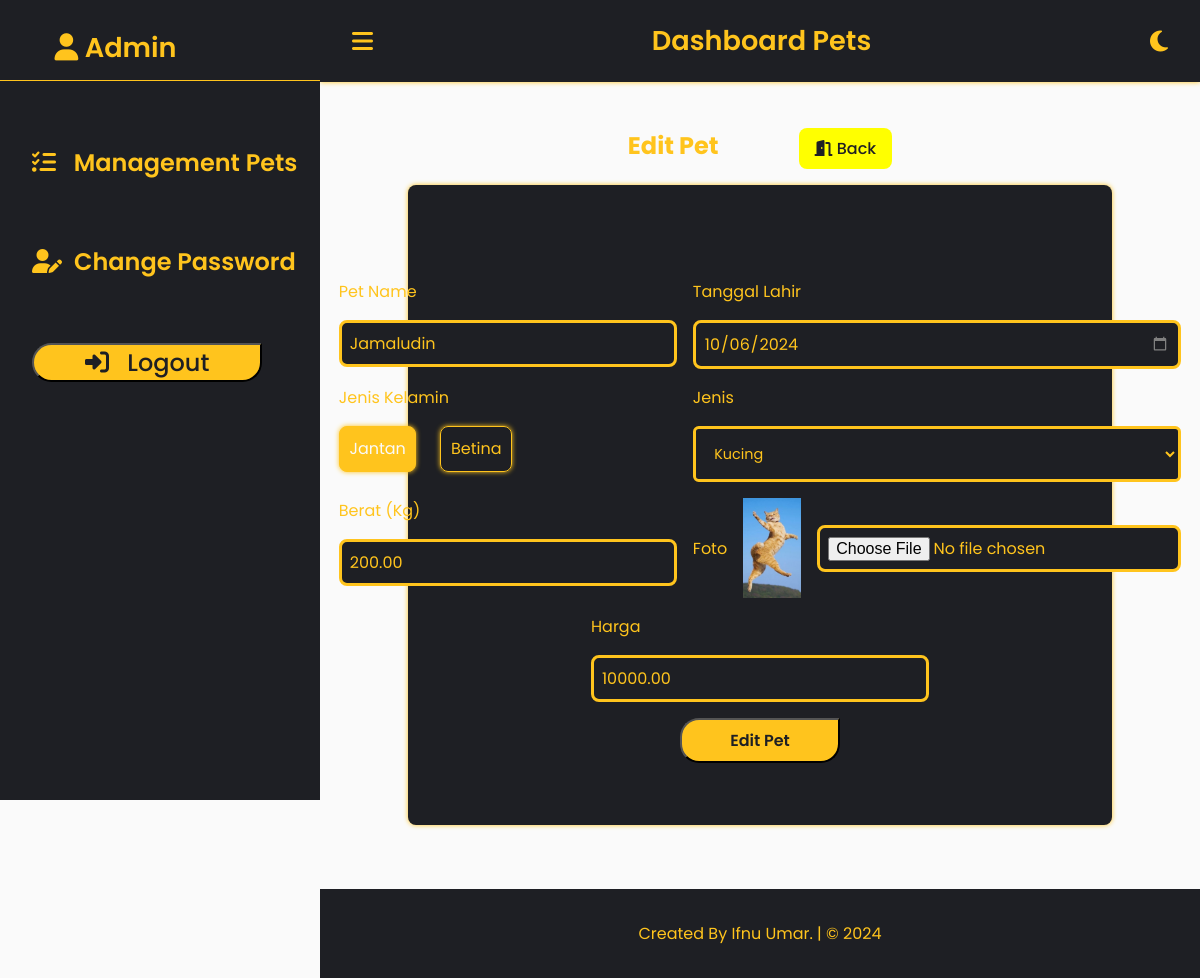
Page /edit_pet.php?id_pet=6 on the committed database.
### tables this page shows
CREATE TABLE `data_pet` (
  `id_pet` int(11) NOT NULL,
  `name_pet` varchar(50) NOT NULL,
  `jenis` enum('Anjing','Kucing','Bebek','Ular','Kura-kura','Unggas','Hamster','Kadal','Kapibara') NOT NULL,
  `jenis_kelamin` enum('Jantan','Betina') NOT NULL,
  `berat` decimal(10,2) NOT NULL,
  `tanggal_lahir` date NOT NULL,
  `path_poto` varchar(255) NOT NULL,
  `harga` decimal(10,2) NOT NULL
);

### config.php (called while the page is built, shortened)
<?php
$servername = "localhost";
$username = "root";
$password = "";
$dbname = "pets_shop";
$conn = mysqli_connect($servername, $username, $password, $dbname);
function getHewanById($id_pet) {
    global $conn;
    $sql = "SELECT * FROM data_pet WHERE id_pet = $id_pet";
    $result = mysqli_query($conn, $sql);
    return mysqli_fetch_assoc($result);
}
?>

### edit_pet.php (the view, shortened to what this page needs)
<?php
include 'config.php';
if (isset($_GET['id_pet'])) {
    $id_pet = $_GET['id_pet'];
    $data_pet = getHewanById($id_pet);
    $current_image = $data_pet['path_poto'];
    $current_jenis = $data_pet['jenis'];
}
include 'template/header.php';
?>
<div class="container-form ">
    <div class="title">
        <h2>Edit Pet</h2>
        <a href="index.php"><button class="btn-edit"><i class="fa-solid fa-door-open"></i> Back</button></a>
    </div>
    <form action="edit_pet.php?id_pet=<?php echo $id_pet; ?>" class="form" method="POST" enctype="multipart/form-data">
        <div class="container-input-all">
            <div class="container-input">
                <label for="name">Pet Name</label>
                <input type="text" id="name" name="name" placeholder="Enter Pet Name" value="<?php echo $data_pet['name_pet'] ?>" required>
            </div>
            <div class="container-input">
                <label for="tanggal_lahir">Tanggal Lahir</label>
                <input type="date" id="tanggal_lahir" name="tanggal_lahir" value="<?php echo $data_pet['tanggal_lahir'] ?>" required>
            </div>
            <div class="container-input">
                <label for="jekel">Jenis Kelamin</label>
                <div class="radio-jekel">
                    <label for="jekel-jantan">Jantan</label>
                    <label for="jekel-betina">Betina</label>
                </div>
            </div>
            <div class="container-input">
                <label for="jenis">Jenis</label>
                <select name="jenis" id="jenis" required class="options-jenis">
                    <option value="Kucing" <?php echo ($current_jenis == 'Kucing') ? 'selected' : ''; ?>>Kucing</option>
                </select>
            </div>
            <div class="container-input">
                <label for="berat">Berat (Kg)</label>
                <input type="number" step="0.01" id="berat" value="<?php echo $data_pet['berat'] ?>" name="berat" placeholder="Enter Berat" min="1" required>
            </div>
            <div class="container-input value-image">
                <label for="image">Foto</label>
                <?php if ($current_image): ?>
                    <div class="current-image">
                        <img src="<?php echo $current_image; ?>" alt="Current Image" style="max-width: 100px; max-height: 100px;">
                    </div>
                <?php endif; ?>
                <input type="file" id="image" name="image" accept="image/*" <?php echo $current_image ? '' : 'required'; ?>>
            </div>
            <div class="container-input">
                <label for="harga">Harga</label>
                <input type="number" step="0.01" id="harga" value="<?php echo $data_pet['harga']?>" name="harga" placeholder="Enter Harga" min="1" required>
            </div>
        </div>
        <button class="btn-add" type="submit" name="submit" onclick="return alert('Data Berhasil Diedit😊')">Edit Pet</button>
    </form>
</div>
<?php
include 'template/footer.php';
?>

### css/style.css (style rules this page uses)
:root { --primary-color: #fafafa; --secondary-color: #1E1F24; --tertiary-color: #FFC41D; }
* { margin: 0; padding: 0; box-sizing: border-box; font-family: 'Poppins', sans-serif; text-decoration: none; }
html { scroll-behavior: smooth; }
body { background-color: var(--primary-color); transition: 0.3s; }
.btn-edit { background-color: yellow; color: var(--secondary-color); padding: 0.5em 1em; border: none; border-radius: 0.5em; font-size: 1em; font-weight: 500; cursor: pointer; transition: all 0.3s ease; }
.container-form { position: relative; display: flex; flex-direction: column; justify-content: center; align-items: center; padding-top: 8em; width: calc(100% - 20em); left: 20em; height: 100%; transition: all 0.8s ease; }
.title { display: flex; justify-content: space-evenly; gap: 5em; margin-bottom: 1em;; }
.title h2 { color: var(--tertiary-color); }
.form { display: flex; flex-direction: column; justify-content: center; align-items: center; gap: 1em; background-color: #1E1F24; border-radius: 0.5em; width: 80%; height: 40em; padding: 1em; box-shadow: 0 0 5px var(--tertiary-color); }
.current-image { display: flex; gap:1em; }
.container-input-all { display: grid; grid-template-columns: repeat(2, 1fr); gap: 1em; padding: 2em 2em 0 2em; color: var(--tertiary-color); font-size: 1em; }
.container-input-all > *:nth-child(2n+1):last-child { grid-column: span 2; justify-self: center; }
.container-input { display: flex; flex-direction: column; justify-content: flex-start; gap: 1em; }
.value-image { display: flex; flex-direction: row; gap: 1em; align-items: center; }
.options-jenis { padding: 1em; border-radius: 0.4em; color: var(--tertiary-color); border: 3px solid var(--tertiary-color); background-color: var(--secondary-color); font-size: 0.9em; }
.options-jenis option { font-size: 1.2em; }
.radio-jekel { display: flex; align-items: flex-start; gap: 1em; }
.radio-jekel label { position: relative; color: var(--tertiary-color); border: 0.1em solid var(--tertiary-color); border-radius: 0.5em; padding: 0.6em; margin-right: 0.5em; display: flex; align-items: center; box-shadow: 0 0 5px var(--tertiary-color); cursor: pointer; transition: 0.5s; }
.container-form input[type="radio"]:checked + label { background-color: var(--tertiary-color); color: var(--primary-color); }
.container-form input { padding: 0.5em; border-radius: 0.5em; border: none; border: 3px solid var(--tertiary-color); background-color: var(--secondary-color); color: var(--tertiary-color); font-size: 1em; font-weight: 400; }
.btn-add { padding: 0.5em 3em; cursor: pointer; font-size: 1em; font-weight: 600; color: var(--secondary-color); background-color: var(--tertiary-color); border-radius: 1.2em; border-top-right-radius: 0; transition: all 0.3s ease; }

### rows in the picture
data_pet: name "Jamaludin", tanggal_lahir "10/06/2024", jenis "Kucing", berat "200.00", path_poto (picture), harga "10000.00"
